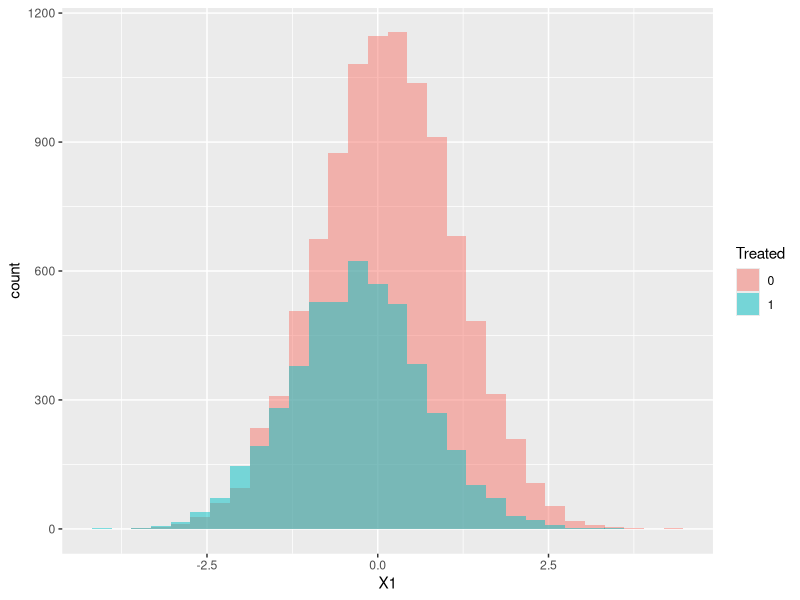
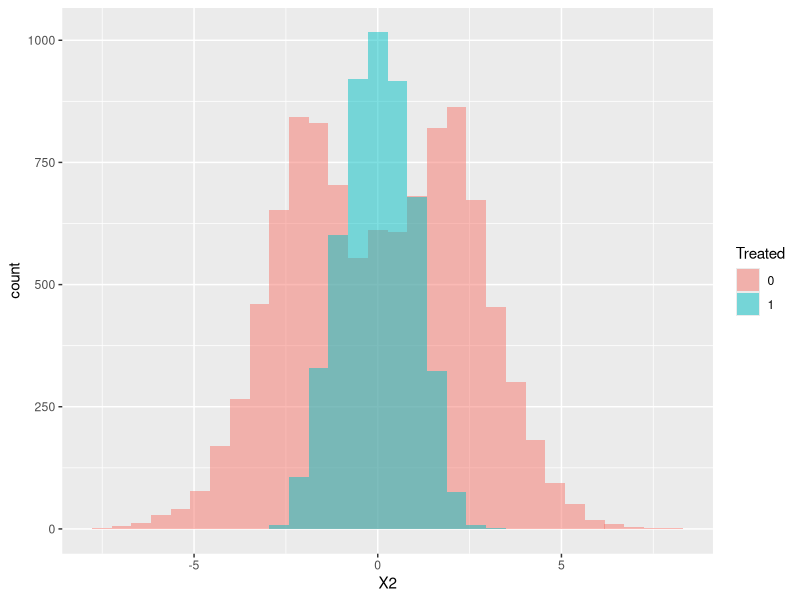
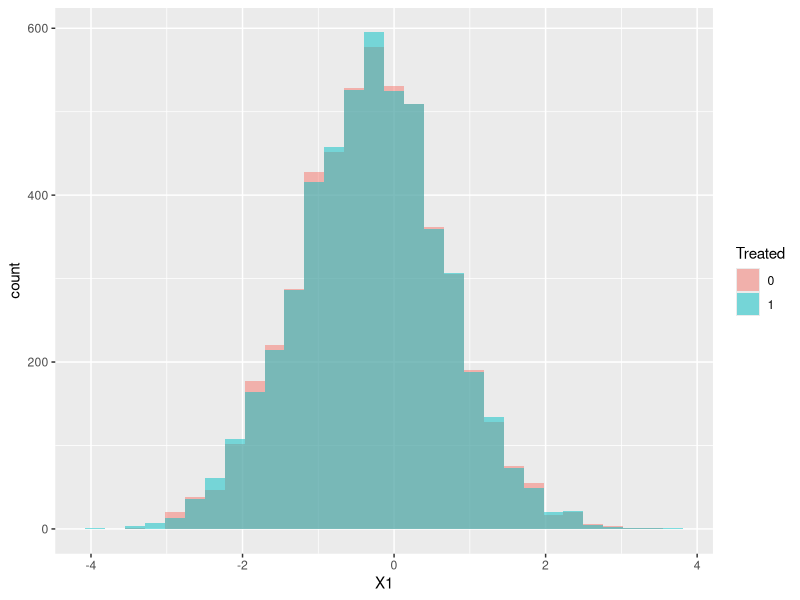
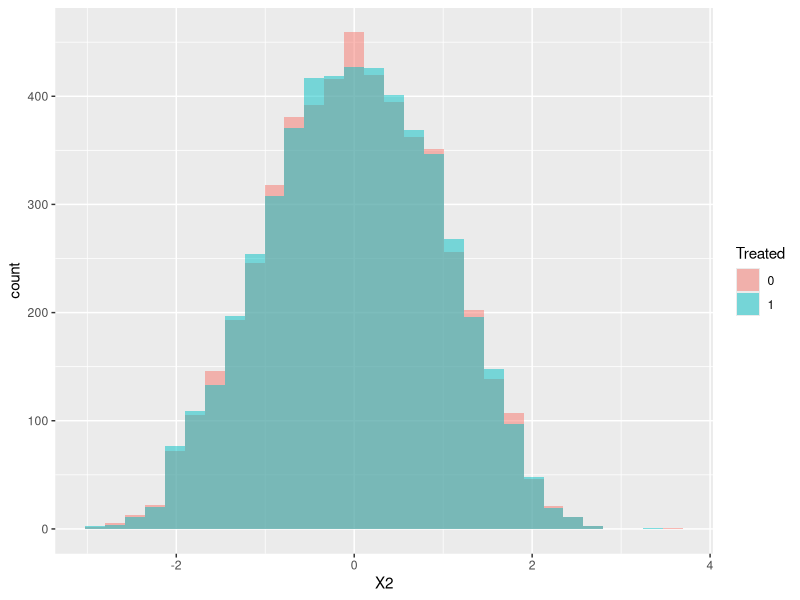
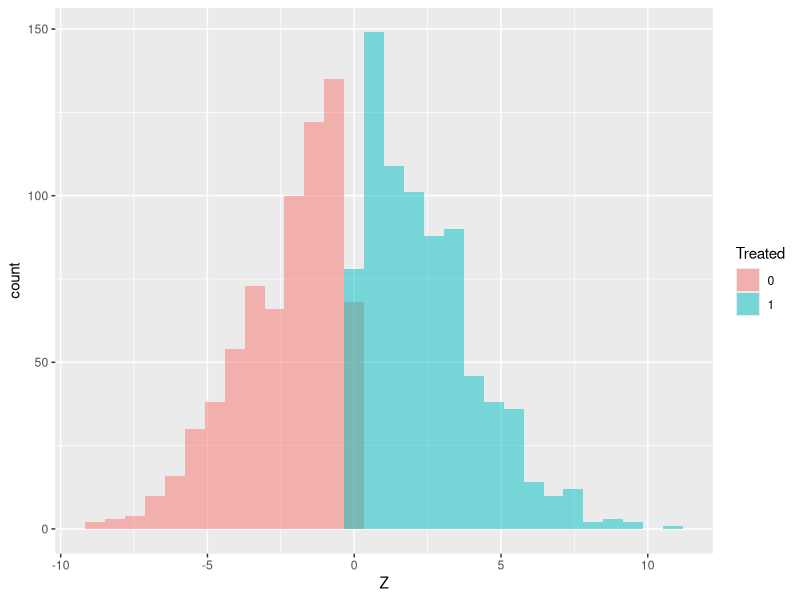

R code for these plots, in order:
## Matching Estimators
## Author: Joe Ornstein (jornstein@uga.edu)
## Date: November 14, 2020
## Version: 1.0

## In this script, we'll explore what happens if the data-generating process is nonlinear.
## Do linear models still produce good causal estimates?

library(tidyverse)
set.seed(42)


## Generate some random data -----------------------------------------------

# sample size
n <- 15000

# the true causal effect; this is what we want to estimate!
beta <- 4

# X1 is distributed normally
X1 <- rnorm(n,0,1)

# X2 is distributed normally
X2 <- rnorm(n,0,2)

# Tr (the treatment) is caused by X1 and X2 in a weird nonlinear fashion
Tr <- if_else(X1 + X2^2 - rnorm(n,0,2.5) < 1, 1, 0)
# (more likely to be in the treatment group if X1 is small and X2 is close to zero)

# Y is caused by Tr, X1, and X2 in a weird nonlinear fashion plus some noise
Y <- beta*Tr - 2*X1^3 + 3*X2^2 + rnorm(n,0,2)

# put it all into a data frame
data <- tibble(index = 1:n,
               Y,Tr,X1,X2)


## Try to estimate beta (the average treatment effect) ----------------------------

'****************************************************************************
  EXERCISE: Compute the difference in means. Is the Y value for the 
  treatment group significantly larger than the Y value for the control group?
******************************************************************************'



'****************************************************************************
  EXERCISE: The problem is that the covariates (X1 and X2) are imbalanced! 
  - What is the average X1 and X2 in the control group? The treatment group?
  - Visualize the distributions of X1 and X2 by treatment status.
******************************************************************************'

data %>% 
  group_by(Tr) %>% 
  summarize(mean_X1 = mean(X1),
            mean_X2 = mean(X2))

ggplot(data = data) +
  geom_histogram(aes(x=X1,fill=factor(Tr)), 
                 alpha = 0.5, position = 'identity') +
  labs(fill = 'Treated')

ggplot(data = data) +
  geom_histogram(aes(x=X2,fill=factor(Tr)), 
                 alpha = 0.5, position = 'identity') +
  labs(fill = 'Treated')


'****************************************************************************
  EXERCISE: Condition on X1 and X2 using a linear model. Does that solve
  the problem?
******************************************************************************'

lm2 <- lm(Y~Tr+X1+X2,data=data)
summary(lm2) # but oh no, conditioning with lm() makes it worse!



## Introducing: Matching Estimators --------------------------------------------

# Motivation: We still want to condition on confounding variables, 
# but the true relationships are not linear, so lm() performs poorly.

# The Matching Approach: 
# for each observation in the treatment group, match it with an observation in the
# control group, such that pretreatment covariates are 'balanced' across groups 
# (they don't significantly differ). Then compare means as usual!

# install and load the 'Matching' package
library(Matching)

# Use the Match() function to find a matched control group
# It takes three arguments:
# Y = the outcome variable
# Tr = the treatment group indicator (0 or 1)
# X = a matrix of covariates
m <- Match(Y = Y, Tr = Tr, X = cbind(X1,X2))

# Get the summary() of your match object for an estimate of the average treatment effect
summary(m)

# Witchcraft! How does it work??
# To see, let's look at the matched control group it created.
matched_control_group <- data[m$index.control,] # the matched control group
treatment_group <- data[m$index.treated,] # the treatment group
matched_data <- bind_rows(matched_control_group, treatment_group) # put them both together

'****************************************************************************
  EXERCISE: 
    1. Look at the matched_control_group dataframe. What do you notice?
    2. Are the covariates X1 and X2 balanced in the new matched_data?
    (Summarize and visualize)
    
******************************************************************************'

matched_data %>% 
  group_by(Tr) %>% 
  summarize(mean_X1 = mean(X1),
            mean_X2 = mean(X2),
            mean_Y = mean(Y))

ggplot(data = matched_data) +
  geom_histogram(aes(x=X1,fill=factor(Tr)), 
                 alpha = 0.5, position = 'identity') +
  labs(fill = 'Treated')

ggplot(data = matched_data) +
  geom_histogram(aes(x=X2,fill=factor(Tr)), 
                 alpha = 0.5, position = 'identity') +
  labs(fill = 'Treated')


# NOTE: Matching estimators recover the true causal effect under two conditions:
# 1. You can assume "selection on observables" (i.e. you know the true DAG and 
#     can close all the backdoor paths)
# 2. There is enough overlap on covariates that you can to find matches for 
#     everyone in the treatment group.

'****************************************************************************
  EXERCISE: Using the following dataset, show that you cannot recover the true 
  causal effect using lm() or Match(). What went wrong? 
  (Hint: visualize your covariate imbalance.)
******************************************************************************'

# true effect
beta <- 4

# sample size 
n <- 1500

# Z is distributed standard normal
Z <- rnorm(n,0,3)

# treatment is caused by Z
Tr <- if_else(Z > 0, 1, 0)

# Y is caused by Tr, Z, and some random noise
Y <- beta*Tr - Z^3 + Z^2 + rnorm(n,0,1)

# combine into a dataframe
data <- tibble(index = 1:n,
               Y,Tr,Z)


lm(Y~Tr,data=data)
lm(Y~Tr+Z,data=data)
Match(Y=Y, Tr=Tr, X=Z) %>% summary

ggplot(data = data) +
  geom_histogram(aes(x=Z,fill=factor(Tr)), 
                 alpha = 0.5, position = 'identity') +
  labs(fill = 'Treated')
